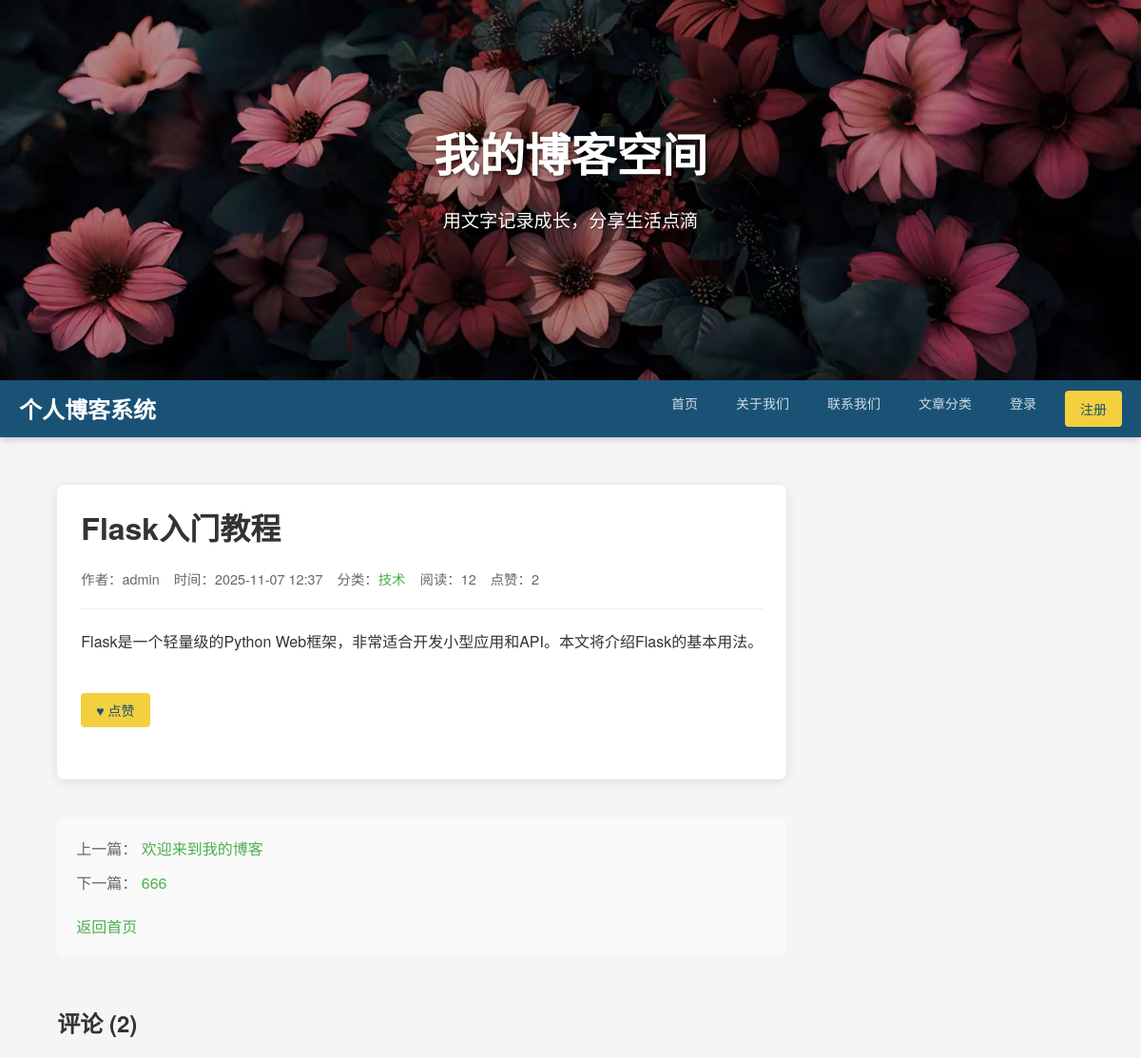
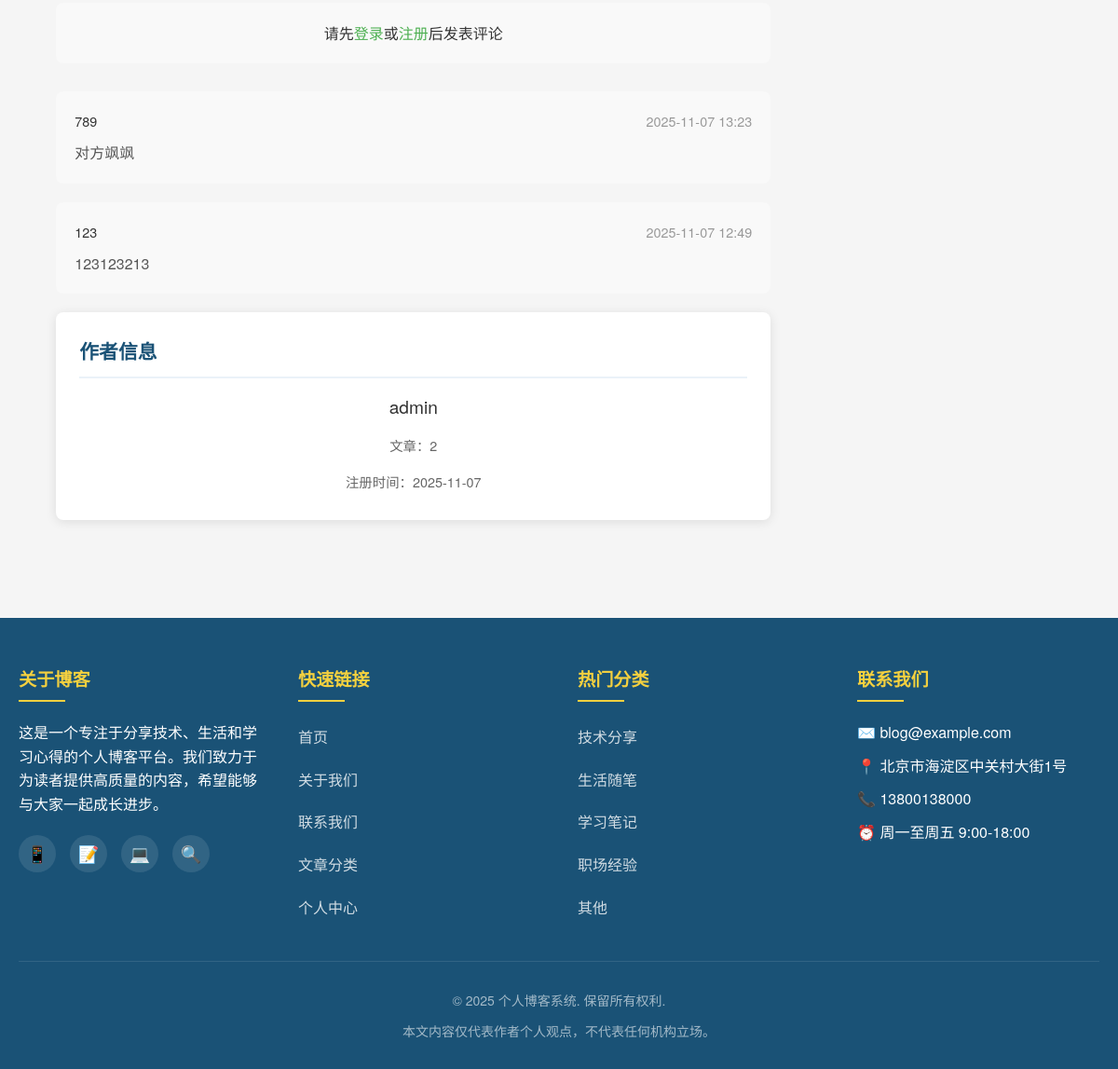
Screenshot of /post/2 with the database file from the repository (2 pictures, top to bottom).
### app.py (models this page shows)
class Post(db.Model):
    id = db.Column(db.Integer, primary_key=True)
    title = db.Column(db.String(100), nullable=False)
    content = db.Column(db.Text, nullable=False)
    created_at = db.Column(db.DateTime, default=datetime.utcnow)
    updated_at = db.Column(db.DateTime, default=datetime.utcnow, onupdate=datetime.utcnow)
    views = db.Column(db.Integer, default=0)
    likes = db.Column(db.Integer, default=0)
    author_id = db.Column(db.Integer, db.ForeignKey('user.id'), nullable=False)
    category_id = db.Column(db.Integer, db.ForeignKey('category.id'), nullable=False)
    comments = db.relationship('Comment', backref='post', lazy=True)
    tags = db.relationship('Tag', secondary='post_tags', backref='posts')

class User(db.Model):
    id = db.Column(db.Integer, primary_key=True)
    username = db.Column(db.String(50), unique=True, nullable=False)
    email = db.Column(db.String(100), unique=True, nullable=False)
    password_hash = db.Column(db.String(200), nullable=False)
    created_at = db.Column(db.DateTime, default=datetime.utcnow)
    posts = db.relationship('Post', backref='author', lazy=True)
    comments = db.relationship('Comment', backref='author', lazy=True)

class Category(db.Model):
    id = db.Column(db.Integer, primary_key=True)
    name = db.Column(db.String(50), unique=True, nullable=False)
    posts = db.relationship('Post', backref='category', lazy=True)

class Comment(db.Model):
    id = db.Column(db.Integer, primary_key=True)
    content = db.Column(db.Text, nullable=False)
    created_at = db.Column(db.DateTime, default=datetime.utcnow)
    post_id = db.Column(db.Integer, db.ForeignKey('post.id'), nullable=False)
    author_id = db.Column(db.Integer, db.ForeignKey('user.id'), nullable=False)

### app.py (the view)
@app.route('/post/<int:post_id>')
def post_detail(post_id):
    post = Post.query.get_or_404(post_id)
    post.views += 1
    db.session.commit()
    comments = Comment.query.filter_by(post_id=post_id).order_by(Comment.created_at.desc()).all()
    prev_post = Post.query.filter(Post.id < post_id).order_by(Post.id.desc()).first()
    next_post = Post.query.filter(Post.id > post_id).order_by(Post.id).first()
    return render_template('post.html', post=post, comments=comments, prev_post=prev_post, next_post=next_post)

### app.py (called while the page is built)
@app.template_filter('datetimeformat')
def datetimeformat(value, format='%Y-%m-%d %H:%M:%S'):
    if isinstance(value, datetime):
        return value.strftime(format)
    return value

@app.context_processor
def inject_user():
    from datetime import datetime
    if 'user_id' in session:
        user = User.query.get(session['user_id'])
        return dict(current_user=user, now=datetime.now())
    return dict(current_user=None, now=datetime.now())

### templates/post.html (shortened to what this page needs)
{% extends "base.html" %}
{% block content %}
    <div class="container">
        <div class="main-content">
            <article class="card">
                <h1 class="post-title">{{ post.title }}</h1>
                <div class="post-meta">
                    <span class="meta-item">作者：{{ post.author.username }}</span>
                    <span class="meta-item">时间：{{ post.created_at | datetimeformat('%Y-%m-%d %H:%M') }}</span>
                    <span class="meta-item">分类：<a href="{{ url_for('category_posts', category_id=post.category.id) }}">{{ post.category.name }}</a></span>
                    <span class="meta-item">阅读：{{ post.views }}</span>
                    <span class="meta-item">点赞：<span id="likes-count">{{ post.likes }}</span></span>
                </div>
                <div class="post-content">
                    {{ post.content | safe }}
                </div>
                <div class="post-actions">
                    <button id="like-button" class="btn"
                        {% if not current_user %}
disabled title="请先登录"
                        {% endif %}
                    >
                        &hearts; 点赞
                    </button>
                </div>
            </article>
            <div class="post-navigation">
                {% if prev_post %}
                <div class="prev-post">
                    <span class="nav-label">上一篇：</span>
                    <a href="{{ url_for('post_detail', post_id=prev_post.id) }}">{{ prev_post.title }}</a>
                </div>
                {% endif %}
                {% if next_post %}
                <div class="next-post">
                    <span class="nav-label">下一篇：</span>
                    <a href="{{ url_for('post_detail', post_id=next_post.id) }}">{{ next_post.title }}</a>
                </div>
                {% endif %}
                <a href="{{ url_for('index') }}" class="back-to-home">返回首页</a>
            </div>
            <div class="comments-section">
                <h2 class="comments-title">评论 ({{ comments|length }})</h2>
                {% if current_user %}
                <div class="comment-form-container">
                    <h3 class="comment-form-title">发表评论</h3>
                    <form id="comment-form">
                        <input type="hidden" name="post_id" value="{{ post.id }}">
                        <div class="form-group">
                            <textarea class="form-control" name="content" rows="4" placeholder="请输入您的评论..." required></textarea>
                        </div>
                        <button type="submit" class="btn">发表评论</button>
                    </form>
                </div>
                {% else %}
                <p class="login-to-comment">请先<a href="{{ url_for('login') }}">登录</a>或<a href="{{ url_for('register') }}">注册</a>后发表评论</p>
                {% endif %}
                <div id="comments-list">
                    {% if comments %}
                        {% for comment in comments %}
                        <div class="comment-item">
                            <div class="comment-header">
                                <span class="comment-author">{{ comment.author.username }}</span>
                                <span class="comment-time">{{ comment.created_at | datetimeformat('%Y-%m-%d %H:%M') }}</span>
                            </div>
                            <div class="comment-content">{{ comment.content }}</div>
                        </div>
                        {% endfor %}
                    {% else %}
                        <p class="no-comments">暂无评论，快来发表第一条评论吧！</p>
                    {% endif %}
                </div>
            </div>
        </div>
        <aside class="sidebar">
            <div class="card">
                <div class="card-header">作者信息</div>
                <div class="author-info">
                    <div class="author-name">{{ post.author.username }}</div>
                    <div class="author-stats">
                        <span class="stat-item">文章：{{ post.author.posts|length }}</span>
                        <span class="stat-item">注册时间：{{ post.author.created_at | datetimeformat('%Y-%m-%d') }}</span>
                    </div>
                </div>
            </div>
        </aside>
    </div>
{% endblock %}

### templates/post.html (style rules this page uses)
.post-title { font-size: 2rem; margin-bottom: 20px; color: #333; line-height: 1.3; }
.post-meta { display: flex; flex-wrap: wrap; gap: 15px; margin-bottom: 20px; padding-bottom: 20px; border-bottom: 1px solid #eee; font-size: 0.9rem; color: #666; }
.post-meta a { color: #4CAF50; text-decoration: none; }
.post-content { margin-bottom: 40px; line-height: 1.8; color: #333; }
.post-actions { display: flex; gap: 10px; margin-bottom: 30px; }
.post-navigation { margin: 40px 0; padding: 20px; background-color: #f9f9f9; border-radius: 8px; }
.prev-post, .next-post { margin-bottom: 10px; }
.nav-label { font-weight: 500; color: #666; }
.post-navigation a { color: #4CAF50; text-decoration: none; transition: color 0.3s ease; }
.back-to-home { display: inline-block; margin-top: 10px; color: #666; text-decoration: none; transition: color 0.3s ease; }
.comments-section { margin-top: 50px; }
.comments-title { font-size: 1.5rem; margin-bottom: 20px; color: #333; }
.login-to-comment { background-color: #f9f9f9; padding: 20px; border-radius: 8px; text-align: center; margin-bottom: 30px; }
.login-to-comment a { color: #4CAF50; text-decoration: none; }
.comment-item { background-color: #f9f9f9; padding: 20px; margin-bottom: 20px; border-radius: 8px; }
.comment-header { display: flex; justify-content: space-between; margin-bottom: 10px; font-size: 0.9rem; }
.comment-author { font-weight: 500; color: #333; }
.comment-time { color: #999; }
.comment-content { line-height: 1.6; color: #555; }
.author-info { text-align: center; }
.author-name { font-size: 1.2rem; font-weight: 500; margin-bottom: 10px; color: #333; }
.author-stats { display: flex; flex-direction: column; gap: 5px; color: #666; font-size: 0.9rem; }
.stat-item { padding: 5px 0; }

### rows the page displays
Post: title "Flask入门教程", created_at "2025-11-07 12:37", views "12", likes "2", content "Flask是一个轻量级的Python Web框架，非常适合开发小型应用和API。本文将介绍Flask的基本用法。"
User: author.username "admin", author.created_at "2025-11-07"
Category: category.name "技术"
Post: title "欢迎来到我的博客"
Post: title "666"
Comment: author.username "789", created_at "2025-11-07 13:23", content "对方飒飒"
Comment: author.username "123", created_at "2025-11-07 12:49", content "123123213"

### other values shown
{{ comments|length }} "2"
{{ post.author.posts|length }} "2"
